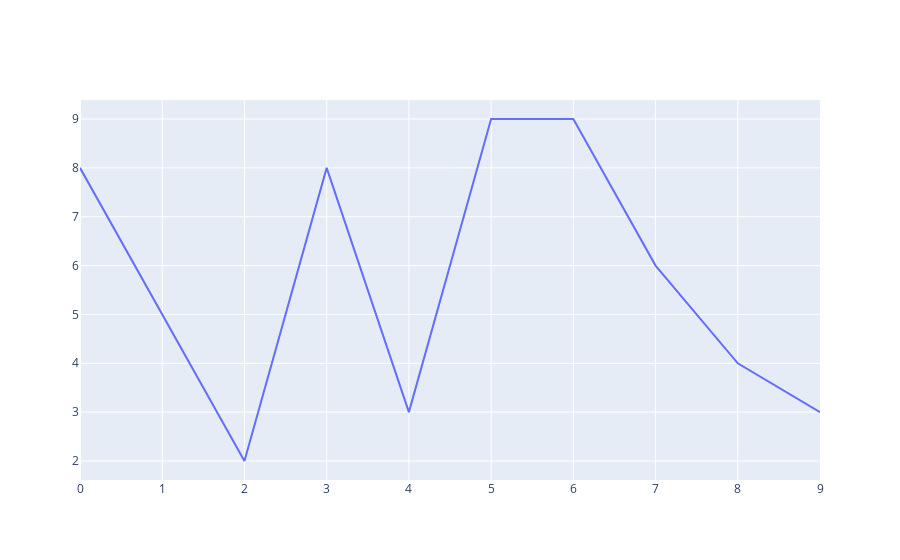

This figure's notebook cell:
### Code cell
fig = go.Figure()
fig.add_trace(go.Scatter( y = [8, 5, 2, 8, 3, 9, 9, 6, 4, 3],  mode = 'lines'))

### Figure 1 — Plotly figure (JSON) as saved in the notebook; plotly's stock layout.template omitted (floating-point values rounded to 4 significant figures)
{"data": [{"mode": "lines", "type": "scatter", "y": [8, 5, 2, 8, 3, 9, 9, 6, 4, 3]}], "layout": {}}
